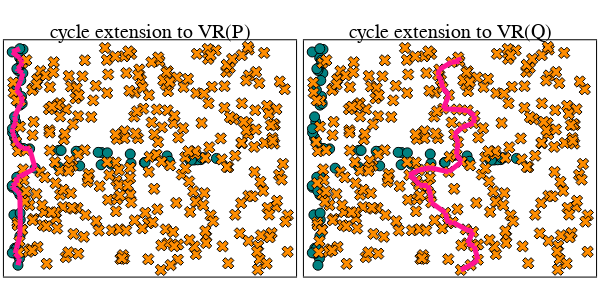

Write notebook code for a chart like this one.
### Markdown cell above
Plot baseline cycle extensions

### Code cell
# select baseline cycle extension in P
epsilon0_P = extension_P["epsilon_0"]
cycle_P = extension_P["cycle_extensions"][epsilon0_P]["baseline"]

# select baseline cycle extension in Q
epsilon0_Q = extension_Q["epsilon_0"]
cycle_Q = extension_Q["cycle_extensions"][epsilon0_Q]["baseline"]

p1 = plot_cycle_square_torus(P_2d, Q_2d, cycle = cycle_P, cycle_loc = "P", title = "cycle extension to VR(P)"; legend = false)
p2 = plot_cycle_square_torus(P_2d, Q_2d, cycle = cycle_Q, cycle_loc = "Q", title = "cycle extension to VR(Q)"; legend = false)

plot(p1, p2, layout = grid(1,2), size = (600, 300))

### Figure 1 — Plotly figure (JSON) as saved in the notebook; plotly's stock layout.template omitted (floating-point values rounded to 4 significant figures; data arrays with more than 128 entries replaced by an {"elided": "..."} marker saying what was removed)
{"data": [{"colorbar": {"title": {"text": ""}}, "legendgroup": "P", "marker": {"color": "rgba(0, 129, 129, 1.000)", "line": {"color": "rgba(0, 0, 0, 1)", "width": 1}, "size": 10, "symbol": "circle"}, "mode": "markers", "name": "P", "showlegend": true, "type": "scatter", "x": [0.0413, 0.1794, 0.167, 0.1763, 0.18, 0.1048, 0.003328, 1.055, 0.1895, 0.2437, 0.1854, 0.06744, 0.05495, 0.1823, 0.06272, 0.1328, 0.008224, 0.2463, 0.09943, 0.1397, 0.08344, 0.01155, 0.002798, 0.0925, 0.008237, 0.1766, 0.1313, 0.1721, 0.2286, 0.2135, 0.1297, 0.1749, 0.106, 0.227, 0.1976, 0.0561, 0.09708, 0.1085, 0.2097, 0.005015, 2.024, 4.124, 3.23, 0.3969, 3.504, 0.5216, 0.2301, 2.99, 4.017, 1.518, 1.947, 4.33, 0.2627, 1.448, 1.109, 2.155, 1.529, 3.558, 2.689, 2.013, 4.619, 1.053, 2.242, 4.266, 4.198, 3.007, 2.672, 4.282, 4.076, 4.056], "xaxis": "x", "y": [1.568, 4.641, 0.3429, 2.124, 2.642, 2.461, 6.131, 3.374, 5.727, 5.537, 1.432, 0.4885, 3.737, 1.616, 0.6313, 0.1544, 2.339, 6.204, 0.626, 5.674, 4.168, 3.866, 2.381, 3.592, 3.98, 0.9679, 5.614, 5.965, 4.687, 4.883, 2.232, 6.224, 2.621, 5.839, 5.333, 4.314, 5.067, 5.661, 5.9, 0.5006, 3.313, 3.104, 3.236, 3.416, 3.219, 2.875, 3.427, 3.032, 3.097, 3.345, 3.318, 3.166, 3.425, 3.349, 3.371, 3.304, 2.939, 3.068, 3.013, 2.97, 3.148, 2.909, 2.984, 3.113, 3.109, 3.033, 3.272, 3.169, 3.182, 3.1], "yaxis": "y", "zmax": null, "zmin": null}, {"colorbar": {"title": {"text": ""}}, "legendgroup": "Q", "marker": {"color": "rgba(255, 141, 0, 1.000)", "line": {"color": "rgba(0, 0, 0, 1)", "width": 1}, "size": 10, "symbol": "x"}, "mode": "markers", "name": "Q", "showlegend": true, "type": "scatter", "x": {"elided": "300 float values"}, "xaxis": "x", "y": {"elided": "300 float values"}, "yaxis": "y", "zmax": null, "zmin": null}, {"colorbar": {"title": {"text": ""}}, "legendgroup": "", "line": {"color": "rgba(255, 20, 147, 1.000)", "dash": "solid", "shape": "linear", "width": 5}, "mode": "lines", "name": "", "showlegend": false, "type": "scatter", "x": [0.18, 0.106], "xaxis": "x", "y": [2.642, 2.621], "yaxis": "y", "zmax": null, "zmin": null}, {"colorbar": {"title": {"text": ""}}, "legendgroup": "", "line": {"color": "rgba(255, 20, 147, 1.000)", "dash": "solid", "shape": "linear", "width": 5}, "mode": "lines", "name": "", "showlegend": false, "type": "scatter", "x": [0.05495, 0.01155], "xaxis": "x", "y": [3.737, 3.866], "yaxis": "y", "zmax": null, "zmin": null}, {"colorbar": {"title": {"text": ""}}, "legendgroup": "", "line": {"color": "rgba(255, 20, 147, 1.000)", "dash": "solid", "shape": "linear", "width": 5}, "mode": "lines", "name": "", "showlegend": false, "type": "scatter", "x": [0.05495, 0.0925], "xaxis": "x", "y": [3.737, 3.592], "yaxis": "y", "zmax": null, "zmin": null}, {"colorbar": {"title": {"text": ""}}, "legendgroup": "", "line": {"color": "rgba(255, 20, 147, 1.000)", "dash": "solid", "shape": "linear", "width": 5}, "mode": "lines", "name": "", "showlegend": false, "type": "scatter", "x": [0.18, 0.5216], "xaxis": "x", "y": [2.642, 2.875], "yaxis": "y", "zmax": null, "zmin": null}, {"colorbar": {"title": {"text": ""}}, "legendgroup": "", "line": {"color": "rgba(255, 20, 147, 1.000)", "dash": "solid", "shape": "linear", "width": 5}, "mode": "lines", "name": "", "showlegend": false, "type": "scatter", "x": [0.01155, 0.008237], "xaxis": "x", "y": [3.866, 3.98], "yaxis": "y", "zmax": null, "zmin": null}, {"colorbar": {"title": {"text": ""}}, "legendgroup": "", "line": {"color": "rgba(255, 20, 147, 1.000)", "dash": "solid", "shape": "linear", "width": 5}, "mode": "lines", "name": "", "showlegend": false, "type": "scatter", "x": [0.2301, 0.2627], "xaxis": "x", "y": [3.427, 3.425], "yaxis": "y", "zmax": null, "zmin": null}, {"colorbar": {"title": {"text": ""}}, "legendgroup": "", "line": {"color": "rgba(255, 20, 147, 1.000)", "dash": "solid", "shape": "linear", "width": 5}, "mode": "lines", "name": "", "showlegend": false, "type": "scatter", "x": [0.1763, 0.1297], "xaxis": "x", "y": [2.124, 2.232], "yaxis": "y", "zmax": null, "zmin": null}, {"colorbar": {"title": {"text": ""}}, "legendgroup": "", "line": {"color": "rgba(255, 20, 147, 1.000)", "dash": "solid", "shape": "linear", "width": 5}, "mode": "lines", "name": "", "showlegend": false, "type": "scatter", "x": [0.3969, 0.2627], "xaxis": "x", "y": [3.416, 3.425], "yaxis": "y", "zmax": null, "zmin": null}, {"colorbar": {"title": {"text": ""}}, "legendgroup": "", "line": {"color": "rgba(255, 20, 147, 1.000)", "dash": "solid", "shape": "linear", "width": 5}, "mode": "lines", "name": "", "showlegend": false, "type": "scatter", "x": [0.08344, 0.0561], "xaxis": "x", "y": [4.168, 4.314], "yaxis": "y", "zmax": null, "zmin": null}, {"colorbar": {"title": {"text": ""}}, "legendgroup": "", "line": {"color": "rgba(255, 20, 147, 1.000)", "dash": "solid", "shape": "linear", "width": 5}, "mode": "lines", "name": "", "showlegend": false, "type": "scatter", "x": [0.008224, 0.002798], "xaxis": "x", "y": [2.339, 2.381], "yaxis": "y", "zmax": null, "zmin": null}, {"colorbar": {"title": {"text": ""}}, "legendgroup": "", "line": {"color": "rgba(255, 20, 147, 1.000)", "dash": "solid", "shape": "linear", "width": 5}, "mode": "lines", "name": "", "showlegend": false, "type": "scatter", "x": [0.1794, 0.2286], "xaxis": "x", "y": [4.641, 4.687], "yaxis": "y", "zmax": null, "zmin": null}, {"colorbar": {"title": {"text": ""}}, "legendgroup": "", "line": {"color": "rgba(255, 20, 147, 1.000)", "dash": "solid", "shape": "linear", "width": 5}, "mode": "lines", "name": "", "showlegend": false, "type": "scatter", "x": [0.2286, 0.2135], "xaxis": "x", "y": [4.687, 4.883], "yaxis": "y", "zmax": null, "zmin": null}, {"colorbar": {"title": {"text": ""}}, "legendgroup": "", "line": {"color": "rgba(255, 20, 147, 1.000)", "dash": "solid", "shape": "linear", "width": 5}, "mode": "lines", "name": "", "showlegend": false, "type": "scatter", "x": [0.2135, 0.09708], "xaxis": "x", "y": [4.883, 5.067], "yaxis": "y", "zmax": null, "zmin": null}, {"colorbar": {"title": {"text": ""}}, "legendgroup": "", "line": {"color": "rgba(255, 20, 147, 1.000)", "dash": "solid", "shape": "linear", "width": 5}, "mode": "lines", "name": "", "showlegend": false, "type": "scatter", "x": [0.1854, 0.1823], "xaxis": "x", "y": [1.432, 1.616], "yaxis": "y", "zmax": null, "zmin": null}, {"colorbar": {"title": {"text": ""}}, "legendgroup": "", "line": {"color": "rgba(255, 20, 147, 1.000)", "dash": "solid", "shape": "linear", "width": 5}, "mode": "lines", "name": "", "showlegend": false, "type": "scatter", "x": [0.2437, 0.1313], "xaxis": "x", "y": [5.537, 5.614], "yaxis": "y", "zmax": null, "zmin": null}, {"colorbar": {"title": {"text": ""}}, "legendgroup": "", "line": {"color": "rgba(255, 20, 147, 1.000)", "dash": "solid", "shape": "linear", "width": 5}, "mode": "lines", "name": "", "showlegend": false, "type": "scatter", "x": [0.1721, 0.2097], "xaxis": "x", "y": [5.965, 5.9], "yaxis": "y", "zmax": null, "zmin": null}, {"colorbar": {"title": {"text": ""}}, "legendgroup": "", "line": {"color": "rgba(255, 20, 147, 1.000)", "dash": "solid", "shape": "linear", "width": 5}, "mode": "lines", "name": "", "showlegend": false, "type": "scatter", "x": [0.1397, 0.1085], "xaxis": "x", "y": [5.674, 5.661], "yaxis": "y", "zmax": null, "zmin": null}, {"colorbar": {"title": {"text": ""}}, "legendgroup": "", "line": {"color": "rgba(255, 20, 147, 1.000)", "dash": "solid", "shape": "linear", "width": 5}, "mode": "lines", "name": "", "showlegend": false, "type": "scatter", "x": [0.1895, 0.1397], "xaxis": "x", "y": [5.727, 5.674], "yaxis": "y", "zmax": null, "zmin": null}, {"colorbar": {"title": {"text": ""}}, "legendgroup": "", "line": {"color": "rgba(255, 20, 147, 1.000)", "dash": "solid", "shape": "linear", "width": 5}, "mode": "lines", "name": "", "showlegend": false, "type": "scatter", "x": [0.227, 0.2097], "xaxis": "x", "y": [5.839, 5.9], "yaxis": "y", "zmax": null, "zmin": null}, {"colorbar": {"title": {"text": ""}}, "legendgroup": "", "line": {"color": "rgba(255, 20, 147, 1.000)", "dash": "solid", "shape": "linear", "width": 5}, "mode": "lines", "name": "", "showlegend": false, "type": "scatter", "x": [0.0925, 0.2301], "xaxis": "x", "y": [3.592, 3.427], "yaxis": "y", "zmax": null, "zmin": null}, {"colorbar": {"title": {"text": ""}}, "legendgroup": "", "line": {"color": "rgba(255, 20, 147, 1.000)", "dash": "solid", "shape": "linear", "width": 5}, "mode": "lines", "name": "", "showlegend": false, "type": "scatter", "x": [0.1895, 0.227], "xaxis": "x", "y": [5.727, 5.839], "yaxis": "y", "zmax": null, "zmin": null}, {"colorbar": {"title": {"text": ""}}, "legendgroup": "", "line": {"color": "rgba(255, 20, 147, 1.000)", "dash": "solid", "shape": "linear", "width": 5}, "mode": "lines", "name": "", "showlegend": false, "type": "scatter", "x": [0.08344, 0.008237], "xaxis": "x", "y": [4.168, 3.98], "yaxis": "y", "zmax": null, "zmin": null}, {"colorbar": {"title": {"text": ""}}, "legendgroup": "", "line": {"color": "rgba(255, 20, 147, 1.000)", "dash": "solid", "shape": "linear", "width": 5}, "mode": "lines", "name": "", "showlegend": false, "type": "scatter", "x": [0.1313, 0.1085], "xaxis": "x", "y": [5.614, 5.661], "yaxis": "y", "zmax": null, "zmin": null}, {"colorbar": {"title": {"text": ""}}, "legendgroup": "", "line": {"color": "rgba(255, 20, 147, 1.000)", "dash": "solid", "shape": "linear", "width": 5}, "mode": "lines", "name": "", "showlegend": false, "type": "scatter", "x": [0.06744, 0.09943], "xaxis": "x", "y": [0.4885, 0.626], "yaxis": "y", "zmax": null, "zmin": null}, {"colorbar": {"title": {"text": ""}}, "legendgroup": "", "line": {"color": "rgba(255, 20, 147, 1.000)", "dash": "solid", "shape": "linear", "width": 5}, "mode": "lines", "name": "", "showlegend": false, "type": "scatter", "x": [0.1048, 0.002798], "xaxis": "x", "y": [2.461, 2.381], "yaxis": "y", "zmax": null, "zmin": null}, {"colorbar": {"title": {"text": ""}}, "legendgroup": "", "line": {"color": "rgba(255, 20, 147, 1.000)", "dash": "solid", "shape": "linear", "width": 5}, "mode": "lines", "name": "", "showlegend": false, "type": "scatter", "x": [0.2437, 0.1976], "xaxis": "x", "y": [5.537, 5.333], "yaxis": "y", "zmax": null, "zmin": null}, {"colorbar": {"title": {"text": ""}}, "legendgroup": "", "line": {"color": "rgba(255, 20, 147, 1.000)", "dash": "solid", "shape": "linear", "width": 5}, "mode": "lines", "name": "", "showlegend": false, "type": "scatter", "x": [0.09943, 0.1766], "xaxis": "x", "y": [0.626, 0.9679], "yaxis": "y", "zmax": null, "zmin": null}, {"colorbar": {"title": {"text": ""}}, "legendgroup": "", "line": {"color": "rgba(255, 20, 147, 1.000)", "dash": "solid", "shape": "linear", "width": 5}, "mode": "lines", "name": "", "showlegend": false, "type": "scatter", "x": [0.003328, 0.1749], "xaxis": "x", "y": [6.131, 6.224], "yaxis": "y", "zmax": null, "zmin": null}, {"colorbar": {"title": {"text": ""}}, "legendgroup": "", "line": {"color": "rgba(255, 20, 147, 1.000)", "dash": "solid", "shape": "linear", "width": 5}, "mode": "lines", "name": "", "showlegend": false, "type": "scatter", "x": [0.167, 0.06744], "xaxis": "x", "y": [0.3429, 0.4885], "yaxis": "y", "zmax": null, "zmin": null}, {"colorbar": {"title": {"text": ""}}, "legendgroup": "", "line": {"color": "rgba(255, 20, 147, 1.000)", "dash": "solid", "shape": "linear", "width": 5}, "mode": "lines", "name": "", "showlegend": false, "type": "scatter", "x": [0.1976, 0.09708], "xaxis": "x", "y": [5.333, 5.067], "yaxis": "y", "zmax": null, "zmin": null}, {"colorbar": {"title": {"text": ""}}, "legendgroup": "", "line": {"color": "rgba(255, 20, 147, 1.000)", "dash": "solid", "shape": "linear", "width": 5}, "mode": "lines", "name": "", "showlegend": false, "type": "scatter", "x": [0.1048, 0.106], "xaxis": "x", "y": [2.461, 2.621], "yaxis": "y", "zmax": null, "zmin": null}, {"colorbar": {"title": {"text": ""}}, "legendgroup": "", "line": {"color": "rgba(255, 20, 147, 1.000)", "dash": "solid", "shape": "linear", "width": 5}, "mode": "lines", "name": "", "showlegend": false, "type": "scatter", "x": [0.1854, 0.1766], "xaxis": "x", "y": [1.432, 0.9679], "yaxis": "y", "zmax": null, "zmin": null}, {"colorbar": {"title": {"text": ""}}, "legendgroup": "", "line": {"color": "rgba(255, 20, 147, 1.000)", "dash": "solid", "shape": "linear", "width": 5}, "mode": "lines", "name": "", "showlegend": false, "type": "scatter", "x": [0.008224, 0.1297], "xaxis": "x", "y": [2.339, 2.232], "yaxis": "y", "zmax": null, "zmin": null}, {"colorbar": {"title": {"text": ""}}, "legendgroup": "", "line": {"color": "rgba(255, 20, 147, 1.000)", "dash": "solid", "shape": "linear", "width": 5}, "mode": "lines", "name": "", "showlegend": false, "type": "scatter", "x": [0.167, 0.1328], "xaxis": "x", "y": [0.3429, 0.1544], "yaxis": "y", "zmax": null, "zmin": null}, {"colorbar": {"title": {"text": ""}}, "legendgroup": "", "line": {"color": "rgba(255, 20, 147, 1.000)", "dash": "solid", "shape": "linear", "width": 5}, "mode": "lines", "name": "", "showlegend": false, "type": "scatter", "x": [0.003328, 0.1721], "xaxis": "x", "y": [6.131, 5.965], "yaxis": "y", "zmax": null, "zmin": null}, {"colorbar": {"title": {"text": ""}}, "legendgroup": "", "line": {"color": "rgba(255, 20, 147, 1.000)", "dash": "solid", "shape": "linear", "width": 5}, "mode": "lines", "name": "", "showlegend": false, "type": "scatter", "x": [0.1794, 0.0561], "xaxis": "x", "y": [4.641, 4.314], "yaxis": "y", "zmax": null, "zmin": null}, {"colorbar": {"title": {"text": ""}}, "legendgroup": "", "line": {"color": "rgba(255, 20, 147, 1.000)", "dash": "solid", "shape": "linear", "width": 5}, "mode": "lines", "name": "", "showlegend": false, "type": "scatter", "x": [0.1763, 0.1823], "xaxis": "x", "y": [2.124, 1.616], "yaxis": "y", "zmax": null, "zmin": null}, {"colorbar": {"title": {"text": ""}}, "legendgroup": "", "line": {"color": "rgba(255, 20, 147, 1.000)", "dash": "solid", "shape": "linear", "width": 5}, "mode": "lines", "name": "", "showlegend": false, "type": "scatter", "x": [0.3969, 0.5216], "xaxis": "x", "y": [3.416, 2.875], "yaxis": "y", "zmax": null, "zmin": null}, {"colorbar": {"title": {"text": ""}}, "legendgroup": "P", "marker": {"color": "rgba(0, 129, 129, 1.000)", "line": {"color": "rgba(0, 0, 0, 1)", "width": 1}, "size": 10, "symbol": "circle"}, "mode": "markers", "name": "P", "showlegend": true, "type": "scatter", "x": [0.0413, 0.1794, 0.167, 0.1763, 0.18, 0.1048, 0.003328, 1.055, 0.1895, 0.2437, 0.1854, 0.06744, 0.05495, 0.1823, 0.06272, 0.1328, 0.008224, 0.2463, 0.09943, 0.1397, 0.08344, 0.01155, 0.002798, 0.0925, 0.008237, 0.1766, 0.1313, 0.1721, 0.2286, 0.2135, 0.1297, 0.1749, 0.106, 0.227, 0.1976, 0.0561, 0.09708, 0.1085, 0.2097, 0.005015, 2.024, 4.124, 3.23, 0.3969, 3.504, 0.5216, 0.2301, 2.99, 4.017, 1.518, 1.947, 4.33, 0.2627, 1.448, 1.109, 2.155, 1.529, 3.558, 2.689, 2.013, 4.619, 1.053, 2.242, 4.266, 4.198, 3.007, 2.672, 4.282, 4.076, 4.056], "xaxis": "x2", "y": [1.568, 4.641, 0.3429, 2.124, 2.642, 2.461, 6.131, 3.374, 5.727, 5.537, 1.432, 0.4885, 3.737, 1.616, 0.6313, 0.1544, 2.339, 6.204, 0.626, 5.674, 4.168, 3.866, 2.381, 3.592, 3.98, 0.9679, 5.614, 5.965, 4.687, 4.883, 2.232, 6.224, 2.621, 5.839, 5.333, 4.314, 5.067, 5.661, 5.9, 0.5006, 3.313, 3.104, 3.236, 3.416, 3.219, 2.875, 3.427, 3.032, 3.097, 3.345, 3.318, 3.166, 3.425, 3.349, 3.371, 3.304, 2.939, 3.068, 3.013, 2.97, 3.148, 2.909, 2.984, 3.113, 3.109, 3.033, 3.272, 3.169, 3.182, 3.1], "yaxis": "y2", "zmax": null, "zmin": null}, {"colorbar": {"title": {"text": ""}}, "legendgroup": "Q", "marker": {"color": "rgba(255, 141, 0, 1.000)", "line": {"color": "rgba(0, 0, 0, 1)", "width": 1}, "size": 10, "symbol": "x"}, "mode": "markers", "name": "Q", "showlegend": true, "type": "scatter", "x": {"elided": "300 float values"}, "xaxis": "x2", "y": {"elided": "300 float values"}, "yaxis": "y2", "zmax": null, "zmin": null}, {"colorbar": {"title": {"text": ""}}, "legendgroup": "", "line": {"color": "rgba(255, 20, 147, 1.000)", "dash": "solid", "shape": "linear", "width": 5}, "mode": "lines", "name": "", "showlegend": false, "type": "scatter", "x": [3.091, 3.379], "xaxis": "x2", "y": [2.77, 3.056], "yaxis": "y2", "zmax": null, "zmin": null}, {"colorbar": {"title": {"text": ""}}, "legendgroup": "", "line": {"color": "rgba(255, 20, 147, 1.000)", "dash": "solid", "shape": "linear", "width": 5}, "mode": "lines", "name": "", "showlegend": false, "type": "scatter", "x": [3.216, 3.3], "xaxis": "x2", "y": [3.821, 3.602], "yaxis": "y2", "zmax": null, "zmin": null}, {"colorbar": {"title": {"text": ""}}, "legendgroup": "", "line": {"color": "rgba(255, 20, 147, 1.000)", "dash": "solid", "shape": "linear", "width": 5}, "mode": "lines", "name": "", "showlegend": false, "type": "scatter", "x": [3.475, 3.64], "xaxis": "x2", "y": [1.158, 1.088], "yaxis": "y2", "zmax": null, "zmin": null}, {"colorbar": {"title": {"text": ""}}, "legendgroup": "", "line": {"color": "rgba(255, 20, 147, 1.000)", "dash": "solid", "shape": "linear", "width": 5}, "mode": "lines", "name": "", "showlegend": false, "type": "scatter", "x": [3.078, 3.179], "xaxis": "x2", "y": [1.329, 1.361], "yaxis": "y2", "zmax": null, "zmin": null}, {"colorbar": {"title": {"text": ""}}, "legendgroup": "", "line": {"color": "rgba(255, 20, 147, 1.000)", "dash": "solid", "shape": "linear", "width": 5}, "mode": "lines", "name": "", "showlegend": false, "type": "scatter", "x": [2.912, 2.85], "xaxis": "x2", "y": [5.345, 5.481], "yaxis": "y2", "zmax": null, "zmin": null}, {"colorbar": {"title": {"text": ""}}, "legendgroup": "", "line": {"color": "rgba(255, 20, 147, 1.000)", "dash": "solid", "shape": "linear", "width": 5}, "mode": "lines", "name": "", "showlegend": false, "type": "scatter", "x": [3.748, 3.586], "xaxis": "x2", "y": [0.3106, 0.1588], "yaxis": "y2", "zmax": null, "zmin": null}, {"colorbar": {"title": {"text": ""}}, "legendgroup": "", "line": {"color": "rgba(255, 20, 147, 1.000)", "dash": "solid", "shape": "linear", "width": 5}, "mode": "lines", "name": "", "showlegend": false, "type": "scatter", "x": [3.333, 3.303], "xaxis": "x2", "y": [5.874, 5.978], "yaxis": "y2", "zmax": null, "zmin": null}, {"colorbar": {"title": {"text": ""}}, "legendgroup": "", "line": {"color": "rgba(255, 20, 147, 1.000)", "dash": "solid", "shape": "linear", "width": 5}, "mode": "lines", "name": "", "showlegend": false, "type": "scatter", "x": [3.515, 3.671], "xaxis": "x2", "y": [4.494, 4.342], "yaxis": "y2", "zmax": null, "zmin": null}, {"colorbar": {"title": {"text": ""}}, "legendgroup": "", "line": {"color": "rgba(255, 20, 147, 1.000)", "dash": "solid", "shape": "linear", "width": 5}, "mode": "lines", "name": "", "showlegend": false, "type": "scatter", "x": [2.877, 2.85], "xaxis": "x2", "y": [5.639, 5.481], "yaxis": "y2", "zmax": null, "zmin": null}, {"colorbar": {"title": {"text": ""}}, "legendgroup": "", "line": {"color": "rgba(255, 20, 147, 1.000)", "dash": "solid", "shape": "linear", "width": 5}, "mode": "lines", "name": "", "showlegend": false, "type": "scatter", "x": [2.417, 2.668], "xaxis": "x2", "y": [2.823, 2.888], "yaxis": "y2", "zmax": null, "zmin": null}, {"colorbar": {"title": {"text": ""}}, "legendgroup": "", "line": {"color": "rgba(255, 20, 147, 1.000)", "dash": "solid", "shape": "linear", "width": 5}, "mode": "lines", "name": "", "showlegend": false, "type": "scatter", "x": [2.677, 2.693], "xaxis": "x2", "y": [2.125, 1.913], "yaxis": "y2", "zmax": null, "zmin": null}, {"colorbar": {"title": {"text": ""}}, "legendgroup": "", "line": {"color": "rgba(255, 20, 147, 1.000)", "dash": "solid", "shape": "linear", "width": 5}, "mode": "lines", "name": "", "showlegend": false, "type": "scatter", "x": [2.359, 2.2], "xaxis": "x2", "y": [2.521, 2.683], "yaxis": "y2", "zmax": null, "zmin": null}, {"colorbar": {"title": {"text": ""}}, "legendgroup": "", "line": {"color": "rgba(255, 20, 147, 1.000)", "dash": "solid", "shape": "linear", "width": 5}, "mode": "lines", "name": "", "showlegend": false, "type": "scatter", "x": [2.359, 2.421], "xaxis": "x2", "y": [2.521, 2.398], "yaxis": "y2", "zmax": null, "zmin": null}, {"colorbar": {"title": {"text": ""}}, "legendgroup": "", "line": {"color": "rgba(255, 20, 147, 1.000)", "dash": "solid", "shape": "linear", "width": 5}, "mode": "lines", "name": "", "showlegend": false, "type": "scatter", "x": [3.265, 3.379], "xaxis": "x2", "y": [3.252, 3.056], "yaxis": "y2", "zmax": null, "zmin": null}, {"colorbar": {"title": {"text": ""}}, "legendgroup": "", "line": {"color": "rgba(255, 20, 147, 1.000)", "dash": "solid", "shape": "linear", "width": 5}, "mode": "lines", "name": "", "showlegend": false, "type": "scatter", "x": [3.389, 3.216], "xaxis": "x2", "y": [4.019, 3.821], "yaxis": "y2", "zmax": null, "zmin": null}, {"colorbar": {"title": {"text": ""}}, "legendgroup": "", "line": {"color": "rgba(255, 20, 147, 1.000)", "dash": "solid", "shape": "linear", "width": 5}, "mode": "lines", "name": "", "showlegend": false, "type": "scatter", "x": [3.078, 3.012], "xaxis": "x2", "y": [1.329, 1.623], "yaxis": "y2", "zmax": null, "zmin": null}, {"colorbar": {"title": {"text": ""}}, "legendgroup": "", "line": {"color": "rgba(255, 20, 147, 1.000)", "dash": "solid", "shape": "linear", "width": 5}, "mode": "lines", "name": "", "showlegend": false, "type": "scatter", "x": [3.364, 3.586], "xaxis": "x2", "y": [0.0236, 0.1588], "yaxis": "y2", "zmax": null, "zmin": null}, {"colorbar": {"title": {"text": ""}}, "legendgroup": "", "line": {"color": "rgba(255, 20, 147, 1.000)", "dash": "solid", "shape": "linear", "width": 5}, "mode": "lines", "name": "", "showlegend": false, "type": "scatter", "x": [3.515, 3.666], "xaxis": "x2", "y": [0.7654, 0.6893], "yaxis": "y2", "zmax": null, "zmin": null}, {"colorbar": {"title": {"text": ""}}, "legendgroup": "", "line": {"color": "rgba(255, 20, 147, 1.000)", "dash": "solid", "shape": "linear", "width": 5}, "mode": "lines", "name": "", "showlegend": false, "type": "scatter", "x": [3.651, 3.671], "xaxis": "x2", "y": [4.136, 4.342], "yaxis": "y2", "zmax": null, "zmin": null}, {"colorbar": {"title": {"text": ""}}, "legendgroup": "", "line": {"color": "rgba(255, 20, 147, 1.000)", "dash": "solid", "shape": "linear", "width": 5}, "mode": "lines", "name": "", "showlegend": false, "type": "scatter", "x": [3.333, 3.152], "xaxis": "x2", "y": [5.874, 5.845], "yaxis": "y2", "zmax": null, "zmin": null}, {"colorbar": {"title": {"text": ""}}, "legendgroup": "", "line": {"color": "rgba(255, 20, 147, 1.000)", "dash": "solid", "shape": "linear", "width": 5}, "mode": "lines", "name": "", "showlegend": false, "type": "scatter", "x": [3.515, 3.273], "xaxis": "x2", "y": [4.494, 4.519], "yaxis": "y2", "zmax": null, "zmin": null}, {"colorbar": {"title": {"text": ""}}, "legendgroup": "", "line": {"color": "rgba(255, 20, 147, 1.000)", "dash": "solid", "shape": "linear", "width": 5}, "mode": "lines", "name": "", "showlegend": false, "type": "scatter", "x": [2.421, 2.615], "xaxis": "x2", "y": [2.398, 2.389], "yaxis": "y2", "zmax": null, "zmin": null}, {"colorbar": {"title": {"text": ""}}, "legendgroup": "", "line": {"color": "rgba(255, 20, 147, 1.000)", "dash": "solid", "shape": "linear", "width": 5}, "mode": "lines", "name": "", "showlegend": false, "type": "scatter", "x": [3.389, 3.651], "xaxis": "x2", "y": [4.019, 4.136], "yaxis": "y2", "zmax": null, "zmin": null}, {"colorbar": {"title": {"text": ""}}, "legendgroup": "", "line": {"color": "rgba(255, 20, 147, 1.000)", "dash": "solid", "shape": "linear", "width": 5}, "mode": "lines", "name": "", "showlegend": false, "type": "scatter", "x": [2.912, 2.952], "xaxis": "x2", "y": [5.345, 5.127], "yaxis": "y2", "zmax": null, "zmin": null}, {"colorbar": {"title": {"text": ""}}, "legendgroup": "", "line": {"color": "rgba(255, 20, 147, 1.000)", "dash": "solid", "shape": "linear", "width": 5}, "mode": "lines", "name": "", "showlegend": false, "type": "scatter", "x": [2.966, 3.273], "xaxis": "x2", "y": [4.541, 4.519], "yaxis": "y2", "zmax": null, "zmin": null}, {"colorbar": {"title": {"text": ""}}, "legendgroup": "", "line": {"color": "rgba(255, 20, 147, 1.000)", "dash": "solid", "shape": "linear", "width": 5}, "mode": "lines", "name": "", "showlegend": false, "type": "scatter", "x": [3.475, 3.179], "xaxis": "x2", "y": [1.158, 1.361], "yaxis": "y2", "zmax": null, "zmin": null}, {"colorbar": {"title": {"text": ""}}, "legendgroup": "", "line": {"color": "rgba(255, 20, 147, 1.000)", "dash": "solid", "shape": "linear", "width": 5}, "mode": "lines", "name": "", "showlegend": false, "type": "scatter", "x": [2.952, 3.093], "xaxis": "x2", "y": [5.127, 4.921], "yaxis": "y2", "zmax": null, "zmin": null}, {"colorbar": {"title": {"text": ""}}, "legendgroup": "", "line": {"color": "rgba(255, 20, 147, 1.000)", "dash": "solid", "shape": "linear", "width": 5}, "mode": "lines", "name": "", "showlegend": false, "type": "scatter", "x": [3.3, 3.265], "xaxis": "x2", "y": [3.602, 3.252], "yaxis": "y2", "zmax": null, "zmin": null}, {"colorbar": {"title": {"text": ""}}, "legendgroup": "", "line": {"color": "rgba(255, 20, 147, 1.000)", "dash": "solid", "shape": "linear", "width": 5}, "mode": "lines", "name": "", "showlegend": false, "type": "scatter", "x": [2.877, 3.152], "xaxis": "x2", "y": [5.639, 5.845], "yaxis": "y2", "zmax": null, "zmin": null}, {"colorbar": {"title": {"text": ""}}, "legendgroup": "", "line": {"color": "rgba(255, 20, 147, 1.000)", "dash": "solid", "shape": "linear", "width": 5}, "mode": "lines", "name": "", "showlegend": false, "type": "scatter", "x": [2.677, 2.615], "xaxis": "x2", "y": [2.125, 2.389], "yaxis": "y2", "zmax": null, "zmin": null}, {"colorbar": {"title": {"text": ""}}, "legendgroup": "", "line": {"color": "rgba(255, 20, 147, 1.000)", "dash": "solid", "shape": "linear", "width": 5}, "mode": "lines", "name": "", "showlegend": false, "type": "scatter", "x": [2.417, 2.2], "xaxis": "x2", "y": [2.823, 2.683], "yaxis": "y2", "zmax": null, "zmin": null}, {"colorbar": {"title": {"text": ""}}, "legendgroup": "", "line": {"color": "rgba(255, 20, 147, 1.000)", "dash": "solid", "shape": "linear", "width": 5}, "mode": "lines", "name": "", "showlegend": false, "type": "scatter", "x": [2.668, 3.091], "xaxis": "x2", "y": [2.888, 2.77], "yaxis": "y2", "zmax": null, "zmin": null}, {"colorbar": {"title": {"text": ""}}, "legendgroup": "", "line": {"color": "rgba(255, 20, 147, 1.000)", "dash": "solid", "shape": "linear", "width": 5}, "mode": "lines", "name": "", "showlegend": false, "type": "scatter", "x": [3.515, 3.64], "xaxis": "x2", "y": [0.7654, 1.088], "yaxis": "y2", "zmax": null, "zmin": null}, {"colorbar": {"title": {"text": ""}}, "legendgroup": "", "line": {"color": "rgba(255, 20, 147, 1.000)", "dash": "solid", "shape": "linear", "width": 5}, "mode": "lines", "name": "", "showlegend": false, "type": "scatter", "x": [2.966, 3.093], "xaxis": "x2", "y": [4.541, 4.921], "yaxis": "y2", "zmax": null, "zmin": null}, {"colorbar": {"title": {"text": ""}}, "legendgroup": "", "line": {"color": "rgba(255, 20, 147, 1.000)", "dash": "solid", "shape": "linear", "width": 5}, "mode": "lines", "name": "", "showlegend": false, "type": "scatter", "x": [3.012, 2.693], "xaxis": "x2", "y": [1.623, 1.913], "yaxis": "y2", "zmax": null, "zmin": null}, {"colorbar": {"title": {"text": ""}}, "legendgroup": "", "line": {"color": "rgba(255, 20, 147, 1.000)", "dash": "solid", "shape": "linear", "width": 5}, "mode": "lines", "name": "", "showlegend": false, "type": "scatter", "x": [3.748, 3.666], "xaxis": "x2", "y": [0.3106, 0.6893], "yaxis": "y2", "zmax": null, "zmin": null}], "layout": {"annotations": [{"font": {"color": "rgba(0, 0, 0, 1)", "family": "sans-serif", "size": 20}, "rotation": 0, "showarrow": false, "text": "cycle extension to VR(P)", "x": 0.25, "xanchor": "center", "xref": "paper", "y": 1, "yanchor": "top", "yref": "paper"}, {"font": {"color": "rgba(0, 0, 0, 1)", "family": "sans-serif", "size": 20}, "rotation": 0, "showarrow": false, "text": "cycle extension to VR(Q)", "x": 0.75, "xanchor": "center", "xref": "paper", "y": 1, "yanchor": "top", "yref": "paper"}], "height": 300, "margin": {"b": 20, "l": 0, "r": 0, "t": 20}, "paper_bgcolor": "rgba(255, 255, 255, 1.000)", "plot_bgcolor": "rgba(255, 255, 255, 1.000)", "showlegend": false, "width": 600, "xaxis": {"anchor": "y", "domain": [0.006562, 0.4934], "gridcolor": "rgba(0, 0, 0, 0.1)", "gridwidth": 0.5, "linecolor": "rgba(0, 0, 0, 1)", "mirror": true, "range": [-0.1841, 6.42], "showgrid": true, "showline": true, "showticklabels": true, "tickangle": 0, "tickcolor": "rgb(0, 0, 0)", "tickfont": {"color": "rgba(0, 0, 0, 1)", "family": "sans-serif", "size": 11}, "tickmode": "array", "ticks": "inside", "ticktext": [], "tickvals": [], "title": {"font": {"color": "rgba(0, 0, 0, 1)", "family": "sans-serif", "size": 15}, "text": ""}, "type": "linear", "visible": true, "zeroline": false, "zerolinecolor": "rgba(0, 0, 0, 1)"}, "xaxis2": {"anchor": "y2", "domain": [0.5066, 0.9934], "gridcolor": "rgba(0, 0, 0, 0.1)", "gridwidth": 0.5, "linecolor": "rgba(0, 0, 0, 1)", "mirror": true, "range": [-0.1841, 6.42], "showgrid": true, "showline": true, "showticklabels": true, "tickangle": 0, "tickcolor": "rgb(0, 0, 0)", "tickfont": {"color": "rgba(0, 0, 0, 1)", "family": "sans-serif", "size": 11}, "tickmode": "array", "ticks": "inside", "ticktext": [], "tickvals": [], "title": {"font": {"color": "rgba(0, 0, 0, 1)", "family": "sans-serif", "size": 15}, "text": ""}, "type": "linear", "visible": true, "zeroline": false, "zerolinecolor": "rgba(0, 0, 0, 1)"}, "yaxis": {"anchor": "x", "domain": [0.01312, 0.9221], "gridcolor": "rgba(0, 0, 0, 0.1)", "gridwidth": 0.5, "linecolor": "rgba(0, 0, 0, 1)", "mirror": true, "range": [-0.1638, 6.459], "showgrid": true, "showline": true, "showticklabels": true, "tickangle": 0, "tickcolor": "rgb(0, 0, 0)", "tickfont": {"color": "rgba(0, 0, 0, 1)", "family": "sans-serif", "size": 11}, "tickmode": "array", "ticks": "inside", "ticktext": [], "tickvals": [], "title": {"font": {"color": "rgba(0, 0, 0, 1)", "family": "sans-serif", "size": 15}, "text": ""}, "type": "linear", "visible": true, "zeroline": false, "zerolinecolor": "rgba(0, 0, 0, 1)"}, "yaxis2": {"anchor": "x2", "domain": [0.01312, 0.9221], "gridcolor": "rgba(0, 0, 0, 0.1)", "gridwidth": 0.5, "linecolor": "rgba(0, 0, 0, 1)", "mirror": true, "range": [-0.1638, 6.459], "showgrid": true, "showline": true, "showticklabels": true, "tickangle": 0, "tickcolor": "rgb(0, 0, 0)", "tickfont": {"color": "rgba(0, 0, 0, 1)", "family": "sans-serif", "size": 11}, "tickmode": "array", "ticks": "inside", "ticktext": [], "tickvals": [], "title": {"font": {"color": "rgba(0, 0, 0, 1)", "family": "sans-serif", "size": 15}, "text": ""}, "type": "linear", "visible": true, "zeroline": false, "zerolinecolor": "rgba(0, 0, 0, 1)"}}}
